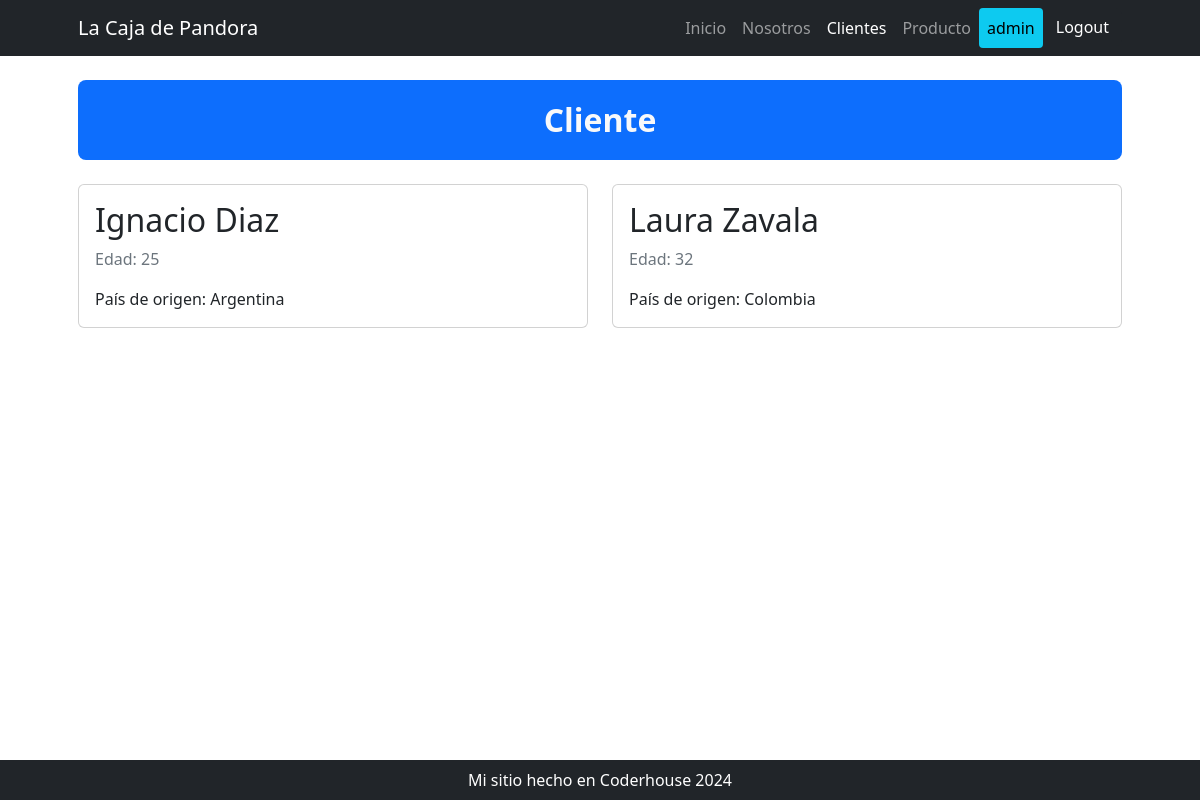
The app's page /cliente/ (signed in) with its own data.
### cliente/models.py (models this page shows, shortened)
class Cliente(models.Model):
    nombre = models.CharField(max_length=50)
    apellido = models.CharField(max_length=50)
    edad = models.IntegerField()
    pais = models.ForeignKey(
        Pais, on_delete=models.SET_NULL, blank=True, null=True)
    class Meta:
        verbose_name_plural = "Clientes"
        verbose_name = "Cliente"

class Pais(models.Model):
    nombre = models.CharField(max_length=20)
    def __str__(self) -> str:
        return f"{self.nombre.capitalize()}"
    class Meta:
        verbose_name_plural = "País"
        verbose_name = "País"

### cliente/views.py (the view)
# urls.py: path('', views.home)
def home(request):
    consulta_clientes = models.Cliente.objects.all()
    context = {
        "clientes": consulta_clientes
    }
    return render(request, "cliente/index.html", context)

### cliente/templates/cliente/index.html
{% extends 'core/base.html' %}
{% block titulo %}
  {% include 'core/components/titulo1.html' with titulo="Cliente" %}
{% endblock titulo %}
{% block contenido %}
  <div class="row row-cols-1 row-cols-md-2">
    {% for cliente in clientes %}
      <div class="col mb-3">
          <div class="card">
              <div class="card-body">
                  <h2 class="card-title">{{ cliente.nombre }} {{ cliente.apellido }}</h2>
                  <p class="card-text text-muted">Edad: {{ cliente.edad }}</p>
                  {% if cliente.pais %}
                      <p class="card-text">País de origen: {{ cliente.pais}}</p>
                  {% else %}
                      <p class="card-text">No registra país de origen.</p>
                  {% endif %}
              </div>
          </div>
      </div>
    {% endfor %}
  </div>
{% endblock contenido %}

### core/templates/core/components/navbar.html (shortened to what this page needs)
<nav class="navbar navbar-expand-lg navbar-dark bg-dark">
  <div class="container px-5">
    <a class="navbar-brand" href="#!">La Caja de Pandora</a>
    <div class="collapse navbar-collapse" id="navbarSupportedContent">
      <ul class="navbar-nav ms-auto mb-2 mb-lg-0">
        <li class="nav-item">
          <a class="nav-link {% if  request.path == "/"%}active{% endif %}" aria-current="page" href="{% url 'core:home' %}">Inicio</a>
        </li>
        <li class="nav-item ">
          <a class="nav-link {% if  request.path == "/about"%}active{% endif %}" href="#!">Nosotros</a>
        </li>
        {% if user.is_authenticated %}
          <li class="nav-item">
            <a class="nav-link {% if  request.path == "/cliente/"%}active{% endif %}" href="{% url 'cliente:home' %}">Clientes</a>
          </li>
          <li class="nav-item">
            <a class="nav-link {% if  request.path == "/producto/"%}active{% endif %}" href="{% url 'producto:home' %}">Producto</a>
          </li>
          <li class="nav-item">
            <a class="nav-link text-bg-info rounded-1 ">{{ user.username }}</a>
          </li>
          <li class="nav-item">
            <form action="{% url 'core:logout' %}" method="post">
              <button type="submit" class="btn btn-dark">
                Logout
              </button>
            </form>
          </li>
        {% endif %}
      </ul>
    </div>
  </div>
</nav>

### records on screen
Cliente: nombre "Ignacio", apellido "Diaz", edad "25", pais "Argentina"
Cliente: nombre "Laura", apellido "Zavala", edad "32", pais "Colombia"

### other values on screen
{{ user.username }} "admin"
{{ titulo }} "Cliente"
